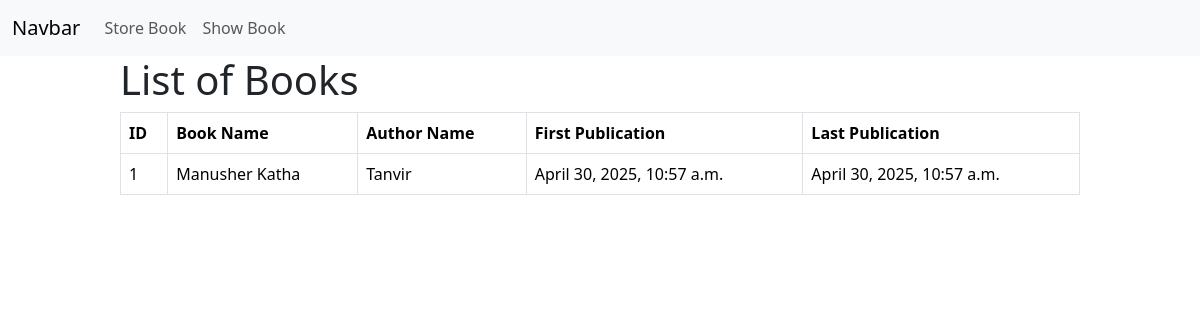
Before: /show_book/ with the older database file.
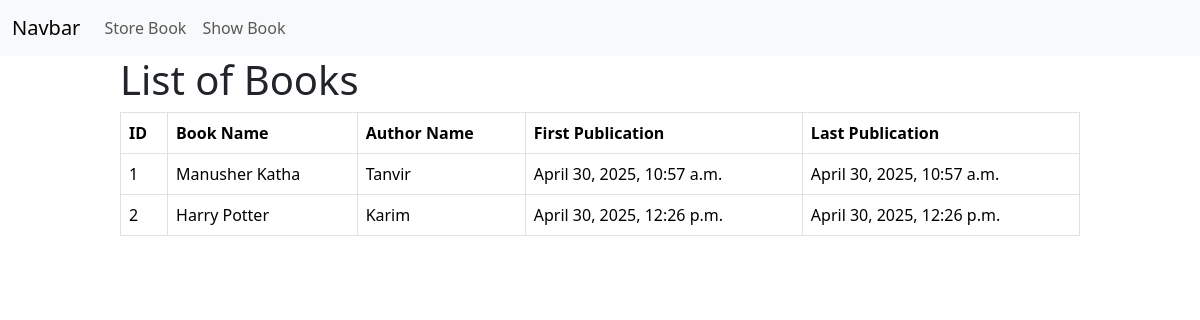
After: the same page with the newer database file.
### book/models.py (models this page shows)
class BookStoreModel(models.Model):
    CATEGORY = (
        ('Mystry', 'Mystry'),
        ('Thriller', 'Thriller'),
        ('Sci-fi', 'Sci-fi'),
        ('Humor', 'Humor'),
        ('Horror', 'Horror')
    )
    id = models.IntegerField(primary_key=True)
    book_name = models.CharField(max_length=30)
    author = models.CharField(max_length=20)
    category = models.CharField(max_length=30, choices=CATEGORY)
    first_pub = models.DateTimeField(auto_now_add=True)
    last_pub = models.DateTimeField(auto_now=True)

### book/views.py (the view)
# urls.py: path('show_book/', show_books, name="showbooks")
def show_books(request):
    book = BookStoreModel.objects.all()
    return render(request, 'show_book.html', {'data': book})

### book/templates/show_book.html
{% extends "base.html" %}
{% block content %}
<div style="width: 80%; margin: auto">
    <h1>List of Books</h1>
    <table class="table table-bordered">
        <thead>
          <tr>
            <th scope="col">ID</th>
            <th scope="col">Book Name</th>
            <th scope="col">Author Name</th>
            <th scope="col">First Publication</th>
            <th scope="col">Last Publication</th>
          </tr>
        </thead>
        <tbody>
          {% for item in data %}
            <tr>
                <td>{{item.id}}</td>
                <td>{{item.book_name}}</td>
                <td>{{item.author}}</td>
                <td>{{item.first_pub}}</td>
                <td>{{item.last_pub}}</td>
            </tr>
          {% endfor %}
        </tbody>
      </table>
</div>
{% endblock content %}

### book/templates/base.html (shortened to what this page needs)
<!DOCTYPE html>
<html lang="en">
  <head>
    <link href="https://cdn.jsdelivr.net/npm/bootstrap@5.3.5/dist/css/bootstrap.min.css" rel="stylesheet">
  </head>
  </head>
  <body>
    <nav class="navbar navbar-expand-lg bg-body-tertiary">
      <div class="container-fluid">
        <a class="navbar-brand" href="#">Navbar</a>
        <div class="collapse navbar-collapse" id="navbarNav">
          <ul class="navbar-nav">
            <li class="nav-item">
              <a class="nav-link" href="{% url "bookstore" %}">Store Book</a>
            </li>
            <li class="nav-item">
              <a class="nav-link" href={% url "showbooks" %}>Show Book</a>
            </li>
          </ul>
        </div>
      </div>
    </nav>
    {% block content %}
    {% endblock %}
  </body>
</html>

Changed rows visible on the page:
added BookStoreModel: id "2", book_name "Harry Potter", author "Karim", first_pub "April 30, 2025, 12:26 p.m.", last_pub "April 30, 2025, 12:26 p.m."
